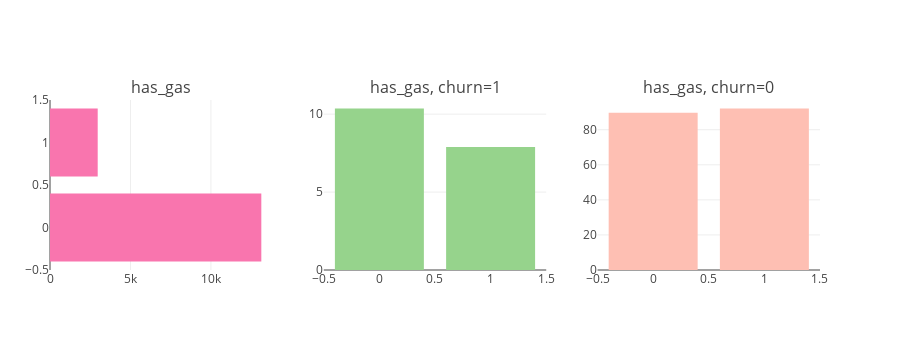

Notebook code for this chart:
### Code cell
tr0 = bar_hor(train, "has_gas", "Distribution of has_gas Variable" ,"#f975ae", w=700, lm=100, return_trace= True)
tr1, tr2 = gp('has_gas', 'Distribution of churn with channel_sales')

fig = tools.make_subplots(rows=1, cols=3, print_grid=False, subplot_titles = ["has_gas" , "has_gas, churn=1" ,"has_gas, churn=0"])
fig.append_trace(tr0, 1, 1);
fig.append_trace(tr1, 1, 2);
fig.append_trace(tr2, 1, 3);
fig['layout'].update(height=350, showlegend=False, margin=dict(l=50));
iplot(fig);

### Figure 1 — Plotly figure (JSON) as saved in the notebook; plotly's stock layout.template omitted (floating-point values rounded to 4 significant figures)
{"data": [{"marker": {"color": "#f975ae"}, "orientation": "h", "type": "bar", "x": [2964, 13132], "xaxis": "x1", "y": [1, 0], "yaxis": "y1"}, {"marker": {"color": "#96D38C"}, "name": "churn : 1", "type": "bar", "x": [0, 1], "xaxis": "x2", "y": [10.36, 7.895], "yaxis": "y2"}, {"marker": {"color": "#FEBFB3"}, "name": "churn : 0", "type": "bar", "x": [0, 1], "xaxis": "x3", "y": [89.64, 92.11], "yaxis": "y3"}], "layout": {"annotations": [{"font": {"size": 16}, "showarrow": false, "text": "has_gas", "x": 0.1444, "xanchor": "center", "xref": "paper", "y": 1, "yanchor": "bottom", "yref": "paper"}, {"font": {"size": 16}, "showarrow": false, "text": "has_gas, churn=1", "x": 0.5, "xanchor": "center", "xref": "paper", "y": 1, "yanchor": "bottom", "yref": "paper"}, {"font": {"size": 16}, "showarrow": false, "text": "has_gas, churn=0", "x": 0.8556, "xanchor": "center", "xref": "paper", "y": 1, "yanchor": "bottom", "yref": "paper"}], "height": 350, "margin": {"l": 50}, "showlegend": false, "xaxis1": {"anchor": "y1", "domain": [0, 0.2889]}, "xaxis2": {"anchor": "y2", "domain": [0.3556, 0.6444]}, "xaxis3": {"anchor": "y3", "domain": [0.7111, 1]}, "yaxis1": {"anchor": "x1", "domain": [0, 1]}, "yaxis2": {"anchor": "x2", "domain": [0, 1]}, "yaxis3": {"anchor": "x3", "domain": [0, 1]}}}
